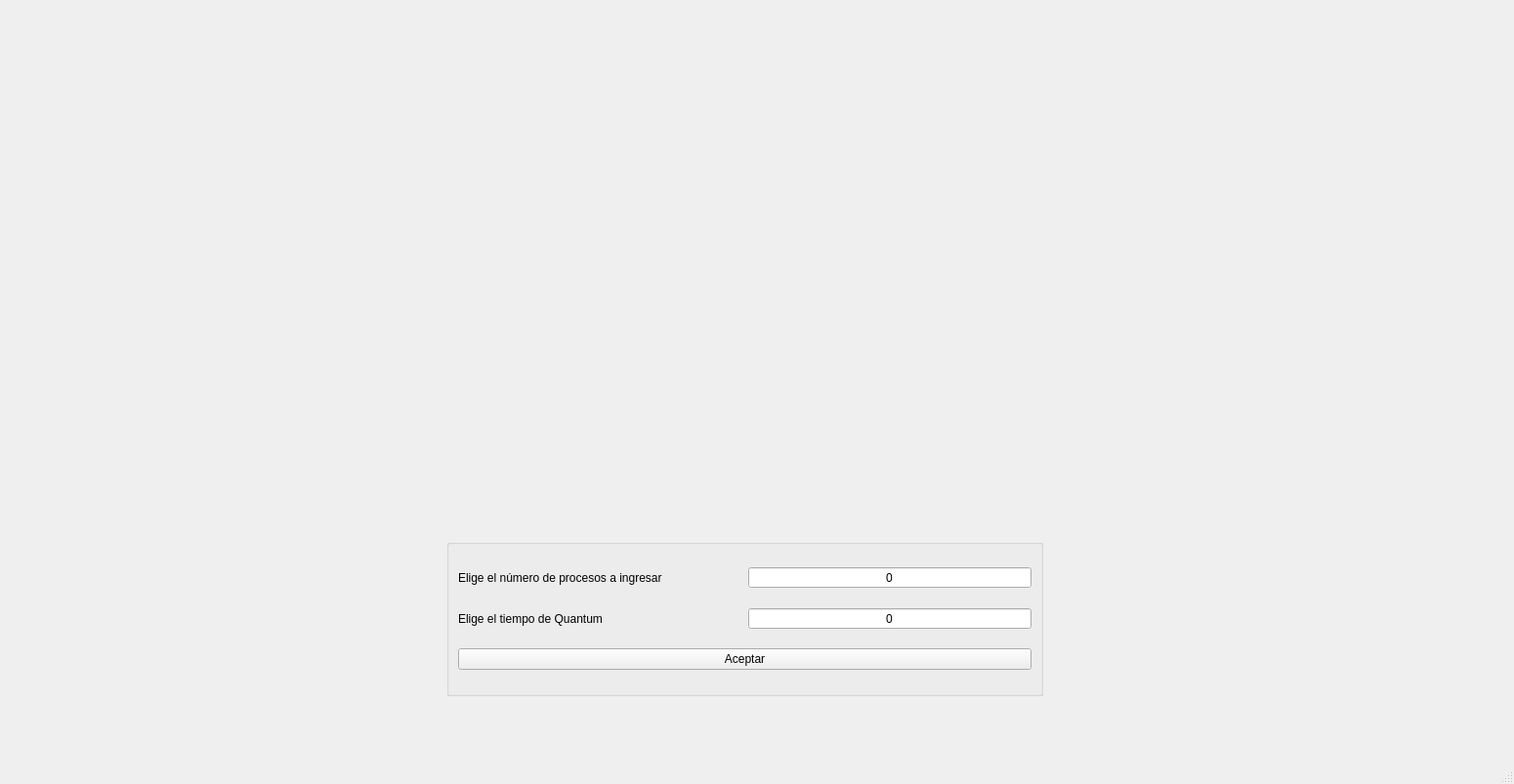
<?xml version="1.0" encoding="UTF-8"?>
<ui version="4.0">
 <class>MainWindow</class>
 <widget class="QMainWindow" name="MainWindow">
  <property name="geometry">
   <rect>
    <x>0</x>
    <y>0</y>
    <width>1550</width>
    <height>803</height>
   </rect>
  </property>
  <property name="windowTitle">
   <string>MainWindow</string>
  </property>
  <widget class="QWidget" name="centralwidget">
   <widget class="QWidget" name="layoutWidget">
    <property name="geometry">
     <rect>
      <x>17</x>
      <y>12</y>
      <width>1521</width>
      <height>741</height>
     </rect>
    </property>
    <layout class="QGridLayout" name="gridLayout">
     <item row="0" column="0">
      <widget class="QStackedWidget" name="MainQSW">
       <property name="currentIndex">
        <number>0</number>
       </property>
       <widget class="QWidget" name="NProcesosQSW">
        <widget class="QGroupBox" name="groupBox">
         <property name="geometry">
          <rect>
           <x>440</x>
           <y>540</y>
           <width>611</width>
           <height>161</height>
          </rect>
         </property>
         <property name="title">
          <string/>
         </property>
         <layout class="QGridLayout" name="gridLayout_3">
          <item row="2" column="0">
           <widget class="QLabel" name="label">
            <property name="text">
             <string>Elige el número de procesos a ingresar</string>
            </property>
           </widget>
          </item>
          <item row="3" column="0">
           <widget class="QLabel" name="label_4">
            <property name="text">
             <string>Elige el tiempo de Quantum</string>
            </property>
           </widget>
          </item>
          <item row="3" column="1">
           <widget class="QSpinBox" name="QuantumQSB">
            <property name="alignment">
             <set>Qt::AlignCenter</set>
            </property>
            <property name="buttonSymbols">
             <enum>QAbstractSpinBox::NoButtons</enum>
            </property>
            <property name="accelerated">
             <bool>false</bool>
            </property>
            <property name="minimum">
             <number>0</number>
            </property>
            <property name="maximum">
             <number>999</number>
            </property>
           </widget>
          </item>
          <item row="2" column="1">
           <widget class="QSpinBox" name="NProcesosQSB">
            <property name="alignment">
             <set>Qt::AlignCenter</set>
            </property>
            <property name="buttonSymbols">
             <enum>QAbstractSpinBox::NoButtons</enum>
            </property>
            <property name="accelerated">
             <bool>false</bool>
            </property>
            <property name="minimum">
             <number>0</number>
            </property>
            <property name="maximum">
             <number>999</number>
            </property>
           </widget>
          </item>
          <item row="4" column="0" colspan="2">
           <widget class="QPushButton" name="Aceptar">
            <property name="text">
             <string>Aceptar</string>
            </property>
           </widget>
          </item>
         </layout>
        </widget>
        <widget class="QLabel" name="label_3">
         <property name="geometry">
          <rect>
           <x>540</x>
           <y>100</y>
           <width>401</width>
           <height>401</height>
          </rect>
         </property>
         <property name="text">
          <string/>
         </property>
         <property name="pixmap">
          <pixmap resource="applogo.qrc">:/images/logo.png</pixmap>
         </property>
         <property name="scaledContents">
          <bool>true</bool>
         </property>
        </widget>
       </widget>
       <widget class="QWidget" name="EjecProcesosQSW">
        <widget class="QTableWidget" name="PendientesQTV">
         <property name="geometry">
          <rect>
           <x>10</x>
           <y>290</y>
           <width>291</width>
           <height>481</height>
          </rect>
         </property>
         <attribute name="horizontalHeaderDefaultSectionSize">
          <number>180</number>
         </attribute>
         <attribute name="horizontalHeaderStretchLastSection">
          <bool>true</bool>
         </attribute>
         <column>
          <property name="text">
           <string>ID</string>
          </property>
          <property name="textAlignment">
           <set>AlignCenter</set>
          </property>
         </column>
         <column>
          <property name="text">
           <string>TME</string>
          </property>
          <property name="textAlignment">
           <set>AlignCenter</set>
          </property>
         </column>
         <column>
          <property name="text">
           <string>TT</string>
          </property>
          <property name="textAlignment">
           <set>AlignCenter</set>
          </property>
         </column>
        </widget>
        <widget class="QLabel" name="LoteEjecQL">
         <property name="geometry">
          <rect>
           <x>60</x>
           <y>260</y>
           <width>181</width>
           <height>21</height>
          </rect>
         </property>
         <property name="text">
          <string>Procesos Listos:</string>
         </property>
        </widget>
        <widget class="QLabel" name="ProcTerml">
         <property name="geometry">
          <rect>
           <x>710</x>
           <y>260</y>
           <width>211</width>
           <height>21</height>
          </rect>
         </property>
         <property name="text">
          <string>Procesos terminados:</string>
         </property>
        </widget>
        <widget class="QWidget" name="verticalLayoutWidget">
         <property name="geometry">
          <rect>
           <x>10</x>
           <y>90</y>
           <width>1051</width>
           <height>161</height>
          </rect>
         </property>
         <layout class="QVBoxLayout" name="verticalLayout">
          <item>
           <widget class="QLabel" name="LoteEjecQL_2">
            <property name="minimumSize">
             <size>
              <width>0</width>
              <height>30</height>
             </size>
            </property>
            <property name="maximumSize">
             <size>
              <width>16777215</width>
              <height>30</height>
             </size>
            </property>
            <property name="text">
             <string>Proceso Actual:</string>
            </property>
            <property name="alignment">
             <set>Qt::AlignCenter</set>
            </property>
           </widget>
          </item>
          <item>
           <layout class="QHBoxLayout" name="horizontalLayout_5">
            <item>
             <widget class="QLabel" name="IDActualQL">
              <property name="maximumSize">
               <size>
                <width>60</width>
                <height>40</height>
               </size>
              </property>
              <property name="text">
               <string>ID:</string>
              </property>
             </widget>
            </item>
            <item>
             <widget class="QLineEdit" name="IDActualQLE">
              <property name="maximumSize">
               <size>
                <width>80</width>
                <height>24</height>
               </size>
              </property>
              <property name="alignment">
               <set>Qt::AlignCenter</set>
              </property>
              <property name="readOnly">
               <bool>true</bool>
              </property>
             </widget>
            </item>
            <item>
             <widget class="QLabel" name="OperacionActualQL">
              <property name="maximumSize">
               <size>
                <width>110</width>
                <height>16777215</height>
               </size>
              </property>
              <property name="text">
               <string>Operación:</string>
              </property>
             </widget>
            </item>
            <item>
             <widget class="QLineEdit" name="OperacionActualQLE">
              <property name="maximumSize">
               <size>
                <width>800</width>
                <height>24</height>
               </size>
              </property>
              <property name="alignment">
               <set>Qt::AlignCenter</set>
              </property>
              <property name="readOnly">
               <bool>true</bool>
              </property>
             </widget>
            </item>
            <item>
             <widget class="QLabel" name="TamanioQL">
              <property name="maximumSize">
               <size>
                <width>200</width>
                <height>16777215</height>
               </size>
              </property>
              <property name="text">
               <string>Tamaño:</string>
              </property>
              <property name="alignment">
               <set>Qt::AlignCenter</set>
              </property>
             </widget>
            </item>
            <item>
             <widget class="QLineEdit" name="TamanioQLE">
              <property name="minimumSize">
               <size>
                <width>0</width>
                <height>24</height>
               </size>
              </property>
              <property name="maximumSize">
               <size>
                <width>16777215</width>
                <height>24</height>
               </size>
              </property>
              <property name="alignment">
               <set>Qt::AlignCenter</set>
              </property>
              <property name="readOnly">
               <bool>true</bool>
              </property>
             </widget>
            </item>
           </layout>
          </item>
          <item>
           <layout class="QHBoxLayout" name="horizontalLayout">
            <item>
             <widget class="QLabel" name="TMEQL">
              <property name="maximumSize">
               <size>
                <width>50</width>
                <height>40</height>
               </size>
              </property>
              <property name="text">
               <string>TME:</string>
              </property>
             </widget>
            </item>
            <item>
             <widget class="QLineEdit" name="TMEActualQLE">
              <property name="maximumSize">
               <size>
                <width>180</width>
                <height>24</height>
               </size>
              </property>
              <property name="alignment">
               <set>Qt::AlignCenter</set>
              </property>
              <property name="readOnly">
               <bool>true</bool>
              </property>
             </widget>
            </item>
            <item>
             <widget class="QLabel" name="TiempoRestanteQL">
              <property name="maximumSize">
               <size>
                <width>50</width>
                <height>16777215</height>
               </size>
              </property>
              <property name="text">
               <string>TR:</string>
              </property>
              <property name="alignment">
               <set>Qt::AlignCenter</set>
              </property>
             </widget>
            </item>
            <item>
             <widget class="QLineEdit" name="TiempoRestanteQLE">
              <property name="maximumSize">
               <size>
                <width>200</width>
                <height>24</height>
               </size>
              </property>
              <property name="alignment">
               <set>Qt::AlignCenter</set>
              </property>
              <property name="readOnly">
               <bool>true</bool>
              </property>
             </widget>
            </item>
            <item>
             <widget class="QLabel" name="TiempoTranscurridoQL">
              <property name="maximumSize">
               <size>
                <width>50</width>
                <height>16777215</height>
               </size>
              </property>
              <property name="text">
               <string>TT:</string>
              </property>
              <property name="alignment">
               <set>Qt::AlignCenter</set>
              </property>
             </widget>
            </item>
            <item>
             <widget class="QLineEdit" name="TiempoTranscurridoQLE">
              <property name="maximumSize">
               <size>
                <width>16777215</width>
                <height>24</height>
               </size>
              </property>
              <property name="alignment">
               <set>Qt::AlignCenter</set>
              </property>
              <property name="readOnly">
               <bool>true</bool>
              </property>
             </widget>
            </item>
            <item>
             <widget class="QLabel" name="TiempoTranscurridoQL_2">
              <property name="maximumSize">
               <size>
                <width>200</width>
                <height>16777215</height>
               </size>
              </property>
              <property name="text">
               <string>Quantum Restante:</string>
              </property>
              <property name="alignment">
               <set>Qt::AlignCenter</set>
              </property>
             </widget>
            </item>
            <item>
             <widget class="QLineEdit" name="QuantumRestanteQLE">
              <property name="minimumSize">
               <size>
                <width>0</width>
                <height>24</height>
               </size>
              </property>
              <property name="maximumSize">
               <size>
                <width>16777215</width>
                <height>24</height>
               </size>
              </property>
              <property name="readOnly">
               <bool>true</bool>
              </property>
             </widget>
            </item>
           </layout>
          </item>
         </layout>
        </widget>
        <widget class="QTableWidget" name="ProcTerminadosQTW">
         <property name="geometry">
          <rect>
           <x>620</x>
           <y>290</y>
           <width>441</width>
           <height>481</height>
          </rect>
         </property>
         <attribute name="horizontalHeaderStretchLastSection">
          <bool>true</bool>
         </attribute>
         <column>
          <property name="text">
           <string>ID</string>
          </property>
          <property name="textAlignment">
           <set>AlignCenter</set>
          </property>
         </column>
         <column>
          <property name="text">
           <string>Operacion</string>
          </property>
          <property name="textAlignment">
           <set>AlignCenter</set>
          </property>
         </column>
         <column>
          <property name="text">
           <string>Resultado</string>
          </property>
          <property name="textAlignment">
           <set>AlignCenter</set>
          </property>
         </column>
        </widget>
        <widget class="QLabel" name="ProcBloqueadosQL">
         <property name="geometry">
          <rect>
           <x>350</x>
           <y>260</y>
           <width>221</width>
           <height>31</height>
          </rect>
         </property>
         <property name="maximumSize">
          <size>
           <width>16777215</width>
           <height>60</height>
          </size>
         </property>
         <property name="text">
          <string>Procesos Bloqueados:</string>
         </property>
        </widget>
        <widget class="QTableWidget" name="BloqueadosQTW">
         <property name="geometry">
          <rect>
           <x>330</x>
           <y>290</y>
           <width>261</width>
           <height>481</height>
          </rect>
         </property>
         <attribute name="horizontalHeaderStretchLastSection">
          <bool>true</bool>
         </attribute>
         <column>
          <property name="text">
           <string>ID</string>
          </property>
          <property name="textAlignment">
           <set>AlignCenter</set>
          </property>
         </column>
         <column>
          <property name="text">
           <string>T Bloqueado</string>
          </property>
          <property name="textAlignment">
           <set>AlignCenter</set>
          </property>
         </column>
        </widget>
        <widget class="QPushButton" name="VerTiemposQPB">
         <property name="enabled">
          <bool>false</bool>
         </property>
         <property name="geometry">
          <rect>
           <x>910</x>
           <y>0</y>
           <width>151</width>
           <height>41</height>
          </rect>
         </property>
         <property name="text">
          <string>Ver Tiempos</string>
         </property>
        </widget>
        <widget class="QLabel" name="ProcTerml_2">
         <property name="geometry">
          <rect>
           <x>1210</x>
           <y>10</y>
           <width>181</width>
           <height>21</height>
          </rect>
         </property>
         <property name="text">
          <string>Tabla de Páginas:</string>
         </property>
        </widget>
        <widget class="QSlider" name="VolMusicaQS">
         <property name="geometry">
          <rect>
           <x>1100</x>
           <y>760</y>
           <width>381</width>
           <height>18</height>
          </rect>
         </property>
         <property name="orientation">
          <enum>Qt::Horizontal</enum>
         </property>
        </widget>
        <widget class="QWidget" name="horizontalLayoutWidget">
         <property name="geometry">
          <rect>
           <x>10</x>
           <y>40</y>
           <width>1051</width>
           <height>51</height>
          </rect>
         </property>
         <layout class="QHBoxLayout" name="horizontalLayout_2">
          <item>
           <widget class="QLabel" name="SiguienteProQL">
            <property name="maximumSize">
             <size>
              <width>16777215</width>
              <height>30</height>
             </size>
            </property>
            <property name="text">
             <string>Próx. Proceso:</string>
            </property>
            <property name="alignment">
             <set>Qt::AlignCenter</set>
            </property>
           </widget>
          </item>
          <item>
           <widget class="QLabel" name="IDProximoQL">
            <property name="minimumSize">
             <size>
              <width>0</width>
              <height>30</height>
             </size>
            </property>
            <property name="maximumSize">
             <size>
              <width>16777215</width>
              <height>30</height>
             </size>
            </property>
            <property name="text">
             <string>ID:</string>
            </property>
            <property name="alignment">
             <set>Qt::AlignCenter</set>
            </property>
           </widget>
          </item>
          <item>
           <widget class="QLineEdit" name="IDProximoQLE">
            <property name="maximumSize">
             <size>
              <width>16777215</width>
              <height>24</height>
             </size>
            </property>
            <property name="alignment">
             <set>Qt::AlignCenter</set>
            </property>
            <property name="readOnly">
             <bool>true</bool>
            </property>
           </widget>
          </item>
          <item>
           <widget class="QLabel" name="TamanioQL_2">
            <property name="maximumSize">
             <size>
              <width>16777215</width>
              <height>30</height>
             </size>
            </property>
            <property name="text">
             <string>Tamaño:</string>
            </property>
            <property name="alignment">
             <set>Qt::AlignCenter</set>
            </property>
           </widget>
          </item>
          <item>
           <widget class="QLineEdit" name="TamanioQLE_2">
            <property name="maximumSize">
             <size>
              <width>16777215</width>
              <height>24</height>
             </size>
            </property>
            <property name="alignment">
             <set>Qt::AlignCenter</set>
            </property>
            <property name="readOnly">
             <bool>true</bool>
            </property>
           </widget>
          </item>
          <item>
           <spacer name="horizontalSpacer_4">
            <property name="orientation">
             <enum>Qt::Horizontal</enum>
            </property>
            <property name="sizeHint" stdset="0">
             <size>
              <width>40</width>
              <height>20</height>
             </size>
            </property>
           </spacer>
          </item>
          <item>
           <spacer name="horizontalSpacer_3">
            <property name="orientation">
             <enum>Qt::Horizontal</enum>
            </property>
            <property name="sizeHint" stdset="0">
             <size>
              <width>40</width>
              <height>20</height>
             </size>
            </property>
           </spacer>
          </item>
          <item>
           <spacer name="horizontalSpacer">
            <property name="orientation">
             <enum>Qt::Horizontal</enum>
            </property>
            <property name="sizeHint" stdset="0">
             <size>
              <width>40</width>
              <height>20</height>
             </size>
            </property>
           </spacer>
          </item>
          <item>
           <spacer name="horizontalSpacer_2">
            <property name="orientation">
             <enum>Qt::Horizontal</enum>
            </property>
            <property name="sizeHint" stdset="0">
             <size>
              <width>40</width>
              <height>20</height>
             </size>
            </property>
           </spacer>
          </item>
          <item>
           <widget class="QLabel" name="SuspendidosQL">
            <property name="maximumSize">
             <size>
              <width>16777215</width>
              <height>30</height>
             </size>
            </property>
            <property name="text">
             <string>Suspendidos:</string>
            </property>
            <property name="alignment">
             <set>Qt::AlignCenter</set>
            </property>
           </widget>
          </item>
          <item>
           <widget class="QLineEdit" name="SuspendidosQLE">
            <property name="maximumSize">
             <size>
              <width>16777215</width>
              <height>24</height>
             </size>
            </property>
            <property name="alignment">
             <set>Qt::AlignCenter</set>
            </property>
            <property name="readOnly">
             <bool>true</bool>
            </property>
           </widget>
          </item>
          <item>
           <widget class="QLabel" name="ProximoIdSuspendidoQL">
            <property name="maximumSize">
             <size>
              <width>16777215</width>
              <height>30</height>
             </size>
            </property>
            <property name="text">
             <string>Prox ID:</string>
            </property>
            <property name="alignment">
             <set>Qt::AlignCenter</set>
            </property>
           </widget>
          </item>
          <item>
           <widget class="QLineEdit" name="IdSuspendidoQLE">
            <property name="maximumSize">
             <size>
              <width>16777215</width>
              <height>24</height>
             </size>
            </property>
            <property name="alignment">
             <set>Qt::AlignCenter</set>
            </property>
            <property name="readOnly">
             <bool>true</bool>
            </property>
           </widget>
          </item>
          <item>
           <widget class="QLabel" name="TamanioSuspendidoQL">
            <property name="maximumSize">
             <size>
              <width>16777215</width>
              <height>30</height>
             </size>
            </property>
            <property name="text">
             <string>Tamaño:</string>
            </property>
            <property name="alignment">
             <set>Qt::AlignCenter</set>
            </property>
           </widget>
          </item>
          <item>
           <widget class="QLineEdit" name="TamanioSuspendidoQLE">
            <property name="maximumSize">
             <size>
              <width>16777215</width>
              <height>24</height>
             </size>
            </property>
            <property name="alignment">
             <set>Qt::AlignCenter</set>
            </property>
            <property name="readOnly">
             <bool>true</bool>
            </property>
           </widget>
          </item>
         </layout>
        </widget>
        <widget class="QWidget" name="horizontalLayoutWidget_2">
         <property name="geometry">
          <rect>
           <x>10</x>
           <y>0</y>
           <width>851</width>
           <height>41</height>
          </rect>
         </property>
         <layout class="QHBoxLayout" name="horizontalLayout_3">
          <item>
           <widget class="QLabel" name="NoProcPenQL">
            <property name="maximumSize">
             <size>
              <width>16777215</width>
              <height>40</height>
             </size>
            </property>
            <property name="text">
             <string>Procesos Nuevos:</string>
            </property>
           </widget>
          </item>
          <item>
           <widget class="QLineEdit" name="NoProcPendientesQLE">
            <property name="maximumSize">
             <size>
              <width>16777215</width>
              <height>24</height>
             </size>
            </property>
            <property name="alignment">
             <set>Qt::AlignCenter</set>
            </property>
            <property name="readOnly">
             <bool>true</bool>
            </property>
           </widget>
          </item>
          <item>
           <widget class="QLabel" name="ContadorQL">
            <property name="maximumSize">
             <size>
              <width>16777215</width>
              <height>40</height>
             </size>
            </property>
            <property name="text">
             <string>Contador:</string>
            </property>
            <property name="alignment">
             <set>Qt::AlignCenter</set>
            </property>
           </widget>
          </item>
          <item>
           <widget class="QLineEdit" name="ContadorQLE">
            <property name="maximumSize">
             <size>
              <width>16777215</width>
              <height>24</height>
             </size>
            </property>
            <property name="alignment">
             <set>Qt::AlignCenter</set>
            </property>
            <property name="readOnly">
             <bool>true</bool>
            </property>
           </widget>
          </item>
          <item>
           <widget class="QLabel" name="QuantumQL">
            <property name="maximumSize">
             <size>
              <width>16777215</width>
              <height>40</height>
             </size>
            </property>
            <property name="text">
             <string>Quantum:</string>
            </property>
            <property name="alignment">
             <set>Qt::AlignCenter</set>
            </property>
           </widget>
          </item>
          <item>
           <widget class="QLineEdit" name="QuantumQLEI">
            <property name="maximumSize">
             <size>
              <width>16777215</width>
              <height>24</height>
             </size>
            </property>
            <property name="alignment">
             <set>Qt::AlignCenter</set>
            </property>
            <property name="readOnly">
             <bool>true</bool>
            </property>
           </widget>
          </item>
         </layout>
        </widget>
        <widget class="QTableWidget" name="PaginasQTW">
         <property name="geometry">
          <rect>
           <x>1080</x>
           <y>40</y>
           <width>411</width>
           <height>711</height>
          </rect>
         </property>
         <property name="alternatingRowColors">
          <bool>false</bool>
         </property>
         <attribute name="horizontalHeaderStretchLastSection">
          <bool>true</bool>
         </attribute>
         <row>
          <property name="text">
           <string>0</string>
          </property>
          <property name="textAlignment">
           <set>AlignCenter</set>
          </property>
         </row>
         <row>
          <property name="text">
           <string>1</string>
          </property>
          <property name="textAlignment">
           <set>AlignCenter</set>
          </property>
         </row>
         <row>
          <property name="text">
           <string>2</string>
          </property>
          <property name="textAlignment">
           <set>AlignCenter</set>
          </property>
         </row>
         <row>
          <property name="text">
           <string>3</string>
          </property>
          <property name="textAlignment">
           <set>AlignCenter</set>
          </property>
         </row>
         <row>
          <property name="text">
           <string>4</string>
          </property>
          <property name="textAlignment">
           <set>AlignCenter</set>
          </property>
         </row>
         <row>
          <property name="text">
           <string>5</string>
          </property>
          <property name="textAlignment">
           <set>AlignCenter</set>
          </property>
         </row>
         <row>
          <property name="text">
           <string>6</string>
          </property>
          <property name="textAlignment">
           <set>AlignCenter</set>
          </property>
         </row>
         <row>
          <property name="text">
           <string>7</string>
          </property>
          <property name="textAlignment">
           <set>AlignCenter</set>
          </property>
         </row>
         <row>
          <property name="text">
           <string>8</string>
          </property>
          <property name="textAlignment">
           <set>AlignCenter</set>
          </property>
         </row>
         <row>
          <property name="text">
           <string>9</string>
          </property>
          <property name="textAlignment">
           <set>AlignCenter</set>
          </property>
         </row>
         <row>
          <property name="text">
           <string>10</string>
          </property>
          <property name="textAlignment">
           <set>AlignCenter</set>
          </property>
         </row>
         <row>
          <property name="text">
           <string>11</string>
          </property>
          <property name="textAlignment">
           <set>AlignCenter</set>
          </property>
         </row>
         <row>
          <property name="text">
           <string>12</string>
          </property>
          <property name="textAlignment">
           <set>AlignCenter</set>
          </property>
         </row>
         <row>
          <property name="text">
           <string>13</string>
          </property>
          <property name="textAlignment">
           <set>AlignCenter</set>
          </property>
         </row>
         <row>
          <property name="text">
           <string>14</string>
          </property>
          <property name="textAlignment">
           <set>AlignCenter</set>
          </property>
         </row>
         <row>
          <property name="text">
           <string>15</string>
          </property>
          <property name="textAlignment">
           <set>AlignCenter</set>
          </property>
         </row>
         <row>
          <property name="text">
           <string>16</string>
          </property>
          <property name="textAlignment">
           <set>AlignCenter</set>
          </property>
         </row>
         <row>
          <property name="text">
           <string>17</string>
          </property>
          <property name="textAlignment">
           <set>AlignCenter</set>
          </property>
         </row>
         <row>
          <property name="text">
           <string>18</string>
          </property>
          <property name="textAlignment">
           <set>AlignCenter</set>
          </property>
         </row>
         <row>
          <property name="text">
           <string>19</string>
          </property>
          <property name="textAlignment">
           <set>AlignCenter</set>
          </property>
         </row>
         <row>
          <property name="text">
           <string>20</string>
          </property>
          <property name="textAlignment">
           <set>AlignCenter</set>
          </property>
         </row>
         <row>
          <property name="text">
           <string>21</string>
          </property>
          <property name="textAlignment">
           <set>AlignCenter</set>
          </property>
         </row>
         <row>
          <property name="text">
           <string>22</string>
          </property>
          <property name="textAlignment">
           <set>AlignCenter</set>
          </property>
         </row>
         <row>
          <property name="text">
           <string>23</string>
          </property>
          <property name="textAlignment">
           <set>AlignCenter</set>
          </property>
         </row>
         <row>
          <property name="text">
           <string>25</string>
          </property>
          <property name="textAlignment">
           <set>AlignCenter</set>
          </property>
         </row>
         <row>
          <property name="text">
           <string>26</string>
          </property>
          <property name="textAlignment">
           <set>AlignCenter</set>
          </property>
         </row>
         <row>
          <property name="text">
           <string>27</string>
          </property>
          <property name="textAlignment">
           <set>AlignCenter</set>
          </property>
         </row>
         <row>
          <property name="text">
           <string>28</string>
          </property>
          <property name="textAlignment">
           <set>AlignCenter</set>
          </property>
         </row>
         <row>
          <property name="text">
           <string>29</string>
          </property>
          <property name="textAlignment">
           <set>AlignCenter</set>
          </property>
         </row>
         <row>
          <property name="text">
           <string>30</string>
          </property>
          <property name="textAlignment">
           <set>AlignCenter</set>
          </property>
         </row>
         <row>
          <property name="text">
           <string>31</string>
          </property>
          <property name="textAlignment">
           <set>AlignCenter</set>
          </property>
         </row>
         <row>
          <property name="text">
           <string>32</string>
          </property>
          <property name="textAlignment">
           <set>AlignCenter</set>
          </property>
         </row>
         <row>
          <property name="text">
           <string>33</string>
          </property>
          <property name="textAlignment">
           <set>AlignCenter</set>
          </property>
         </row>
         <row>
          <property name="text">
           <string>33</string>
          </property>
          <property name="textAlignment">
           <set>AlignCenter</set>
          </property>
         </row>
         <row>
          <property name="text">
           <string>34</string>
          </property>
          <property name="textAlignment">
           <set>AlignCenter</set>
          </property>
         </row>
         <row>
          <property name="text">
           <string>35</string>
          </property>
          <property name="textAlignment">
           <set>AlignCenter</set>
          </property>
         </row>
         <row>
          <property name="text">
           <string>36</string>
          </property>
          <property name="textAlignment">
           <set>AlignCenter</set>
          </property>
         </row>
         <row>
          <property name="text">
           <string>37</string>
          </property>
          <property name="textAlignment">
           <set>AlignCenter</set>
          </property>
         </row>
         <row>
          <property name="text">
           <string>38</string>
          </property>
          <property name="textAlignment">
           <set>AlignCenter</set>
          </property>
         </row>
         <row>
          <property name="text">
           <string>39</string>
          </property>
          <property name="textAlignment">
           <set>AlignCenter</set>
          </property>
         </row>
         <column>
          <property name="text">
           <string>ID</string>
          </property>
          <property name="textAlignment">
           <set>AlignCenter</set>
          </property>
         </column>
         <column>
          <property name="text">
           <string>Pagina</string>
          </property>
          <property name="textAlignment">
           <set>AlignCenter</set>
          </property>
         </column>
         <column>
          <property name="text">
           <string>Estado</string>
          </property>
          <property name="textAlignment">
           <set>AlignCenter</set>
          </property>
         </column>
        </widget>
       </widget>
       <widget class="QWidget" name="page">
        <layout class="QGridLayout" name="gridLayout_4">
         <item row="0" column="0">
          <widget class="QTableWidget" name="TiemposQTW">
           <attribute name="horizontalHeaderShowSortIndicator" stdset="0">
            <bool>false</bool>
           </attribute>
           <attribute name="horizontalHeaderStretchLastSection">
            <bool>true</bool>
           </attribute>
           <attribute name="verticalHeaderVisible">
            <bool>false</bool>
           </attribute>
           <column>
            <property name="text">
             <string>ID</string>
            </property>
            <property name="textAlignment">
             <set>AlignCenter</set>
            </property>
           </column>
           <column>
            <property name="text">
             <string>Operacion</string>
            </property>
            <property name="textAlignment">
             <set>AlignCenter</set>
            </property>
           </column>
           <column>
            <property name="text">
             <string>Resultado</string>
            </property>
            <property name="textAlignment">
             <set>AlignCenter</set>
            </property>
           </column>
           <column>
            <property name="text">
             <string>Llegada</string>
            </property>
            <property name="textAlignment">
             <set>AlignCenter</set>
            </property>
           </column>
           <column>
            <property name="text">
             <string>Finalizacion</string>
            </property>
            <property name="textAlignment">
             <set>AlignCenter</set>
            </property>
           </column>
           <column>
            <property name="text">
             <string>Retorno</string>
            </property>
            <property name="textAlignment">
             <set>AlignCenter</set>
            </property>
           </column>
           <column>
            <property name="text">
             <string>Respuesta</string>
            </property>
            <property name="textAlignment">
             <set>AlignCenter</set>
            </property>
           </column>
           <column>
            <property name="text">
             <string>Espera</string>
            </property>
            <property name="textAlignment">
             <set>AlignCenter</set>
            </property>
           </column>
           <column>
            <property name="text">
             <string>Servicio</string>
            </property>
            <property name="textAlignment">
             <set>AlignCenter</set>
            </property>
           </column>
           <column>
            <property name="text">
             <string>Tamaño</string>
            </property>
            <property name="textAlignment">
             <set>AlignCenter</set>
            </property>
           </column>
          </widget>
         </item>
        </layout>
       </widget>
       <widget class="QWidget" name="page_2">
        <layout class="QGridLayout" name="gridLayout_6">
         <item row="0" column="0">
          <layout class="QGridLayout" name="gridLayout_5">
           <item row="1" column="0">
            <widget class="QTableWidget" name="BCPQTW">
             <property name="tabKeyNavigation">
              <bool>true</bool>
             </property>
             <property name="alternatingRowColors">
              <bool>true</bool>
             </property>
             <attribute name="horizontalHeaderShowSortIndicator" stdset="0">
              <bool>false</bool>
             </attribute>
             <attribute name="horizontalHeaderStretchLastSection">
              <bool>true</bool>
             </attribute>
             <attribute name="verticalHeaderVisible">
              <bool>false</bool>
             </attribute>
             <column>
              <property name="text">
               <string>ID</string>
              </property>
              <property name="textAlignment">
               <set>AlignCenter</set>
              </property>
             </column>
             <column>
              <property name="text">
               <string>Estado</string>
              </property>
              <property name="textAlignment">
               <set>AlignCenter</set>
              </property>
             </column>
             <column>
              <property name="text">
               <string>Operacion</string>
              </property>
              <property name="textAlignment">
               <set>AlignCenter</set>
              </property>
             </column>
             <column>
              <property name="text">
               <string>Resultado</string>
              </property>
              <property name="textAlignment">
               <set>AlignCenter</set>
              </property>
             </column>
             <column>
              <property name="text">
               <string>Llegada</string>
              </property>
              <property name="textAlignment">
               <set>AlignCenter</set>
              </property>
             </column>
             <column>
              <property name="text">
               <string>Fin</string>
              </property>
              <property name="textAlignment">
               <set>AlignCenter</set>
              </property>
             </column>
             <column>
              <property name="text">
               <string>Retorno</string>
              </property>
              <property name="textAlignment">
               <set>AlignCenter</set>
              </property>
             </column>
             <column>
              <property name="text">
               <string>Espera</string>
              </property>
              <property name="textAlignment">
               <set>AlignCenter</set>
              </property>
             </column>
             <column>
              <property name="text">
               <string>Servicio</string>
              </property>
              <property name="textAlignment">
               <set>AlignCenter</set>
              </property>
             </column>
             <column>
              <property name="text">
               <string>Restante</string>
              </property>
              <property name="textAlignment">
               <set>AlignCenter</set>
              </property>
             </column>
             <column>
              <property name="text">
               <string>Respuesta</string>
              </property>
              <property name="textAlignment">
               <set>AlignCenter</set>
              </property>
             </column>
             <column>
              <property name="text">
               <string>TR Bloq</string>
              </property>
              <property name="textAlignment">
               <set>AlignCenter</set>
              </property>
             </column>
             <column>
              <property name="text">
               <string>Tamaño</string>
              </property>
              <property name="textAlignment">
               <set>AlignCenter</set>
              </property>
             </column>
            </widget>
           </item>
           <item row="0" column="0" alignment="Qt::AlignHCenter|Qt::AlignVCenter">
            <widget class="QLabel" name="label_2">
             <property name="text">
              <string>BCP PROCESOS</string>
             </property>
            </widget>
           </item>
          </layout>
         </item>
        </layout>
       </widget>
      </widget>
     </item>
    </layout>
   </widget>
  </widget>
  <widget class="QMenuBar" name="menubar">
   <property name="geometry">
    <rect>
     <x>0</x>
     <y>0</y>
     <width>1550</width>
     <height>20</height>
    </rect>
   </property>
  </widget>
  <widget class="QStatusBar" name="statusbar"/>
 </widget>
 <resources>
  <include location="applogo.qrc"/>
 </resources>
 <connections/>
</ui>
